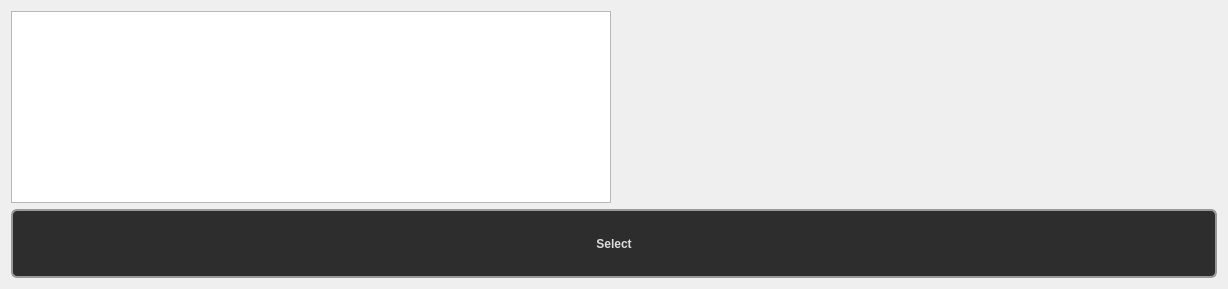
      <widget class="QWidget" name="tab_3">
       <attribute name="title">
        <string>3D_Model</string>
       </attribute>
       <layout class="QGridLayout" name="gridLayout_9">
        <item row="0" column="0">
         <widget class="QListWidget" name="listWidget_2">
          <property name="sizePolicy">
           <sizepolicy hsizetype="Expanding" vsizetype="Expanding">
            <horstretch>0</horstretch>
            <verstretch>0</verstretch>
           </sizepolicy>
          </property>
          <property name="minimumSize">
           <size>
            <width>600</width>
            <height>0</height>
           </size>
          </property>
          <property name="maximumSize">
           <size>
            <width>16777215</width>
            <height>16777215</height>
           </size>
          </property>
         </widget>
        </item>
        <item row="0" column="1">
         <widget class="QLabel" name="Object_Label_2">
          <property name="sizePolicy">
           <sizepolicy hsizetype="Expanding" vsizetype="Expanding">
            <horstretch>0</horstretch>
            <verstretch>0</verstretch>
           </sizepolicy>
          </property>
          <property name="minimumSize">
           <size>
            <width>600</width>
            <height>0</height>
           </size>
          </property>
          <property name="text">
           <string/>
          </property>
         </widget>
        </item>
        <item row="1" column="0" colspan="2">
         <widget class="QPushButton" name="Select_btn_2">
          <property name="minimumSize">
           <size>
            <width>0</width>
            <height>69</height>
           </size>
          </property>
          <property name="styleSheet">
           <string notr="true">QPushButton {
    background-color: #2d2d2d;          /* same tone as slider sub-page */
    border: 2px solid #999;             /* metallic border like slider lever */
    border-radius: 6px;
    padding: 6px 12px;
    color: #dddddd;
    font-weight: bold;
}

/* Hover effect: subtle brightness increase */
QPushButton:hover {
    background-color: #3a3a3a;
    border-color: #ccc;
}

QPushButton:pressed {
    background: qlineargradient(x1:0, y1:0, x2:0, y2:1,
        stop:0 #1a1a2a, stop:0.5 #0a0a1a, stop:1 #00000a);
    color: #a0a0ff;
    border: 2px solid #5555ff;
    text-shadow: 0px 0px 8px rgba(100, 100, 255, 0.7);
    box-shadow: 0px 0px 15px rgba(100, 100, 255, 0.4);
}</string>
          </property>
          <property name="text">
           <string>Select</string>
          </property>
         </widget>
        </item>
       </layout>
      </widget>
